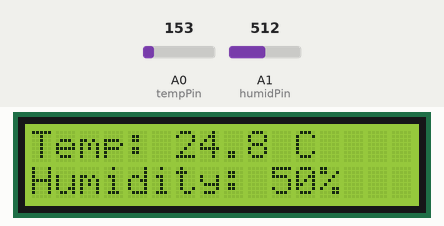
A sketch run on a simulated Arduino Uno, built with avr-gcc and run on an emulated ATmega328P. Parts: 16×2 character LCD. The inputs (shaded band) are chosen by the test bench; at power-on: A0 (tempPin) = 153, A1 (humidPin) = 512. What the sketch prints to the serial monitor is not drawn.

Above: at 3.2 s.
3.3 s: A0 (tempPin) set to 165
At 4.5 s:
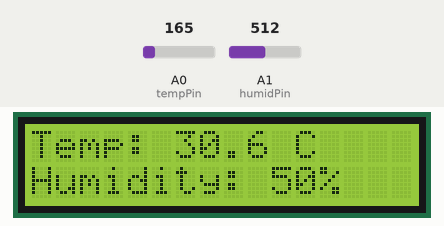
5.5 s: A1 (humidPin) set to 716
At 6.4 s:
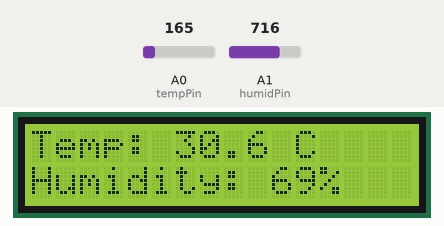
7.5 s: A0 (tempPin) set to 175
At 8.4 s:
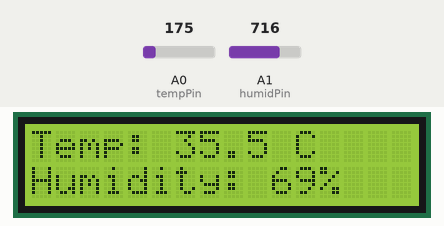
9.6 s: A1 (humidPin) set to 900
At 11.3 s:
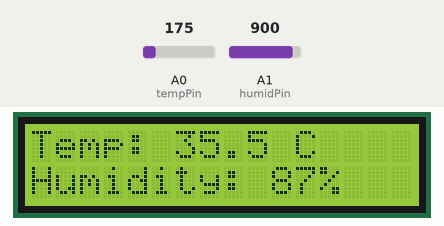
11.6 s: A0 (tempPin) set to 191
At 13.3 s:
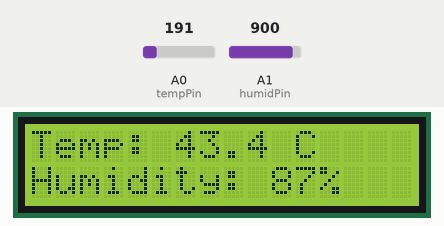
13.6 s: A1 (humidPin) set to 1023
At 15.4 s:
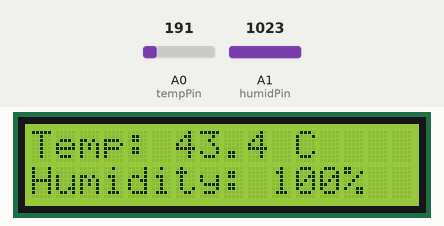
Timing chart, 0 to 16.6 s (numbered marks = the images above; inputs shaded):
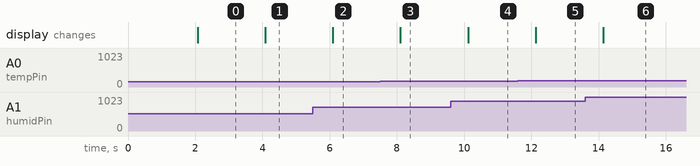

Measured:
- after the input at 3.3 s, the display: changes after 0.78 s (image 1)
- after the input at 5.5 s, the display: changes after 0.59 s (image 2)
- after the input at 7.5 s, the display: changes after 0.61 s (image 3)
- after the input at 9.6 s, the display: changes after 0.52 s (image 4)
- after the input at 11.6 s, the display: changes after 0.53 s (image 5)
- after the input at 13.6 s, the display: changes after 0.54 s (image 6)

The sketch:

temperature_humidity_monitoring.ino
```cpp
#include <LiquidCrystal.h>

// Initialize the LCD library with the interface pins
// RS, E, DB4, DB5, DB6, DB7
LiquidCrystal lcd(12, 11, 5, 4, 3, 2);

const int tempPin = A0;  // TMP36 pin
const int humidPin = A1; // Potentiometer pin

void setup() {
  // Initialize serial communication at 9600 bits per second:
  Serial.begin(9600);

  // Set up the LCD's number of columns and rows:
  lcd.begin(16, 2);

  // Print a starting message
  lcd.print("Weather Station");
  delay(2000);
  lcd.clear();
}

void loop() {
  // --- Temperature Calculation ---
  int reading = analogRead(tempPin);
  // Convert voltage to Celsius for TMP36 sensor
  float voltage = reading * (5.0 / 1023.0);
  float temperatureC = (voltage - 0.5) * 100;

  // --- Humidity Calculation ---
  int potValue = analogRead(humidPin);
  // Map the 0-1023 analog value to a 0-100% humidity scale
  int humidity = map(potValue, 0, 1023, 0, 100);

  // --- Display on LCD ---
  // Line 1: Temperature
  lcd.setCursor(0, 0);
  lcd.print("Temp: ");
  lcd.print(temperatureC, 1); // 1 decimal place
  lcd.print(" C   ");

  // Line 2: Humidity
  lcd.setCursor(0, 1);
  lcd.print("Humidity: ");
  lcd.print(humidity);
  lcd.print("%   ");

  // --- Print to Serial Monitor ---
  Serial.print("Temperature: ");
  Serial.print(temperatureC, 1);
  Serial.print(" C | Humidity: ");
  Serial.print(humidity);
  Serial.println("%");

  delay(1000); // Update every second
}
```
